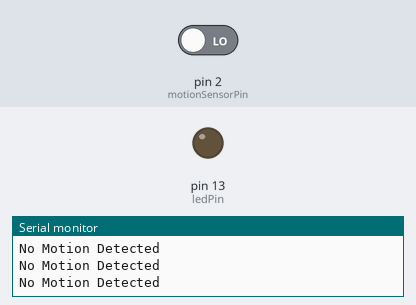
The sketch below on a simulated Arduino Uno, built with avr-gcc and run on an emulated ATmega328P. On the bench: output pins drawn as LEDs (lit = HIGH), the last lines printed to the serial monitor. The test bench sets the inputs (shaded band); at power-on: pin 2 (motionSensorPin) LOW.

Above: at 2.8 s.
2.9 s: pin 2 (motionSensorPin) driven HIGH
At 3.8 s:
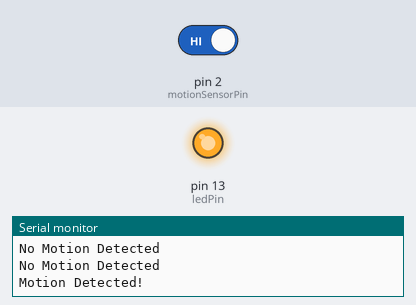
4.5 s: pin 2 (motionSensorPin) driven LOW
At 5.3 s:
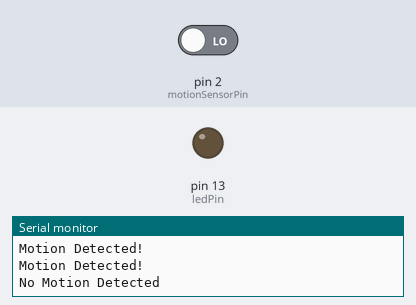
Timing chart, 0 to 7.5 s (numbered marks = the images above; inputs shaded):
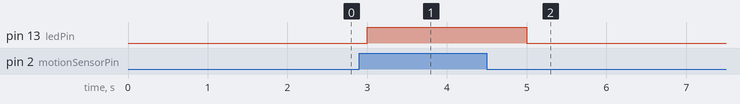

The sketch:

Task1.1P.ino
```cpp
const int motionSensorPin = 2;  // Motion sensor connected to digital pin 2
const int ledPin = 13;          // Built-in LED connected to digital pin 13

void setup() {
  Serial.begin(9600);
  pinMode(motionSensorPin, INPUT);
  pinMode(ledPin, OUTPUT);
}

void loop() {
  int motionValue = digitalRead(motionSensorPin);  // Read motion sensor value

  if (motionValue == HIGH) {
    Serial.println("Motion Detected!");
    digitalWrite(ledPin, HIGH);  // Turn on LED
  } else {
    Serial.println("No Motion Detected");
    digitalWrite(ledPin, LOW);   // Turn off LED
  }

  delay(1000);
}
```

Measured:
- after the input at 2.9 s, pin 13 (ledPin): LOW → HIGH after 0.10 s
- after the input at 4.5 s, pin 13 (ledPin): HIGH → LOW after 0.50 s
